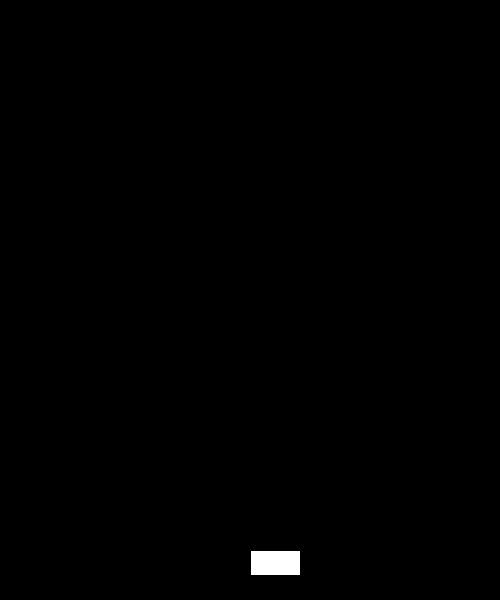
Frame 1 (no input)
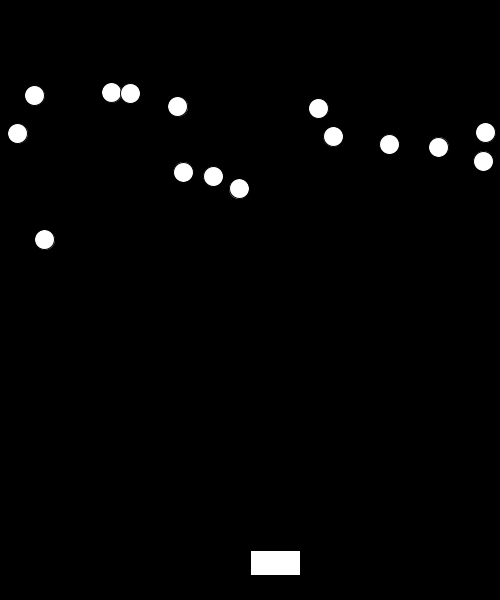
Frame 60 (the mouse pressed at the canvas centre just before this capture)
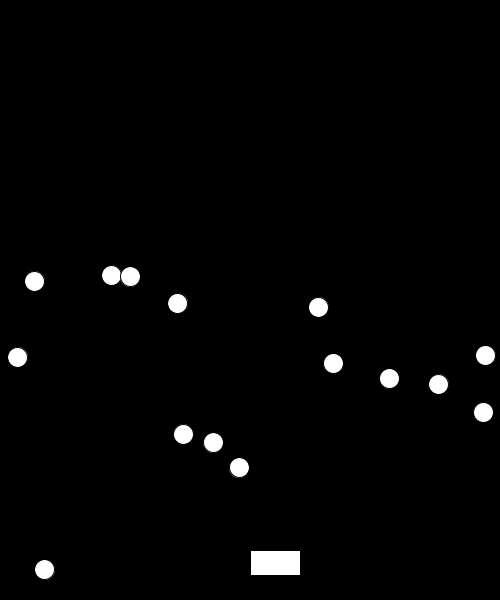
Frame 120 (the mouse held since frame 60 and released just before this capture)

The Processing sketch that drew these frames (run headless with seeded random() and noise(); from frame 60 on, the mouse is pressed at the canvas centre):

// Processing sketch: processing_133740
// ── processing_133740.pde

float x = 0;
float speed = 3.0;
float left = 0;
float right = 0;

class Asteroid
{
  float x = random(width);
  float y = -100;
  float radius = 20;
  float speed = random(3, 6);
}

class Ship
{
  float x = 250;
  float y = 550;
  float w = 50;
  float h = 25;
}

//Asteroid asteroid1;
Asteroid[] asteroids = new Asteroid[15];
Ship player = new Ship();

void setup()
{
  size(500, 600);
  for (int i = 0; i < asteroids.length; i += 1)
  {
    asteroids[i] = new Asteroid();
  }
}

void draw()
{
  background(0);
  for (int i = 0; i < asteroids.length; i += 1)
  {
    asteroids[i].y += asteroids[i].speed;
    if (Colliding(
    player.x, 
    player.y, 
    player.x + player.w, 
    player.y + player.h,
    asteroids[i].x, 
    asteroids[i].y, 
    asteroids[i].x + asteroids[i].radius, 
    asteroids[i].y + asteroids[i].radius))
      {
        asteroids[i].x = -1000;
      }
    ellipseMode(CORNER);
    ellipse(asteroids[i].x, asteroids[i].y, asteroids[i].radius, asteroids[i].radius);  
  }
  
  rect (player.x, player.y, player.w, player.h);
}

void keyReleased()
{
  if (key == CODED)
  {
    if (keyCode == LEFT)
    {
      player.x += 0;
    }
    if (keyCode == RIGHT)
    {
      player.x += 0;
    }
  }
}
 
void keyPressed()
{
  if (key == CODED)
  {
    if (keyCode == LEFT)
    {
      player.x += -15;
    }
    if (keyCode == RIGHT)
    {
      player.x += 15;
    }
  }
}

boolean Colliding(float left, float top, float right, float bottom, float otherLeft, float otherTop, float otherRight, float otherBottom) 
{
  return !(left > otherRight || right < otherLeft || top > otherBottom || bottom < otherTop);
}
